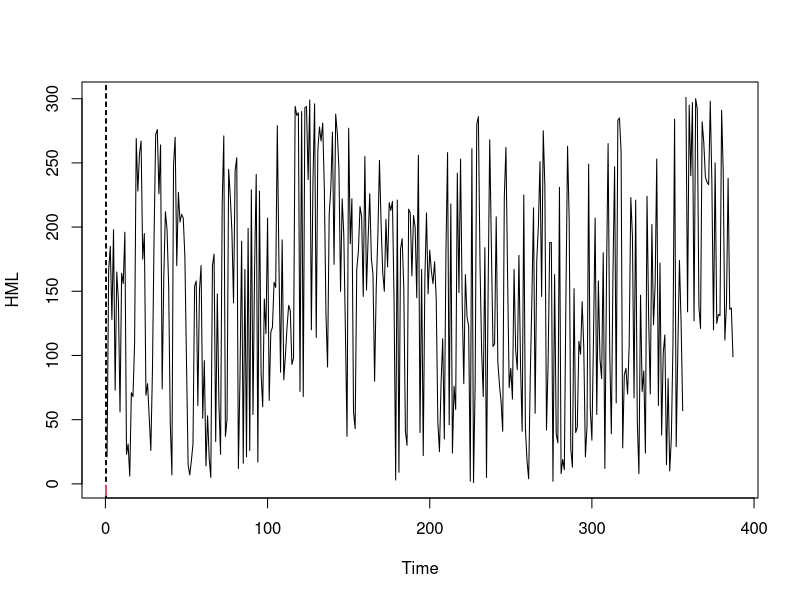

Reproduce this figure in R.
# Chow test
# F-test to check if break-points is actually a break-point
# https://www.aptech.com/structural-breaks/

library("readr")
library("strucchange")

Developed_3_Factors <- read_csv("sample_data/Developed_3_Factors.csv")

df <- Developed_3_Factors[, 4]

df

df <- as.ts(df)

bp <- breakpoints(df ~ 1)

summary(bp)

ci_ts <- confint(bp)

plot(df)
lines(bp)
lines(ci_ts)
